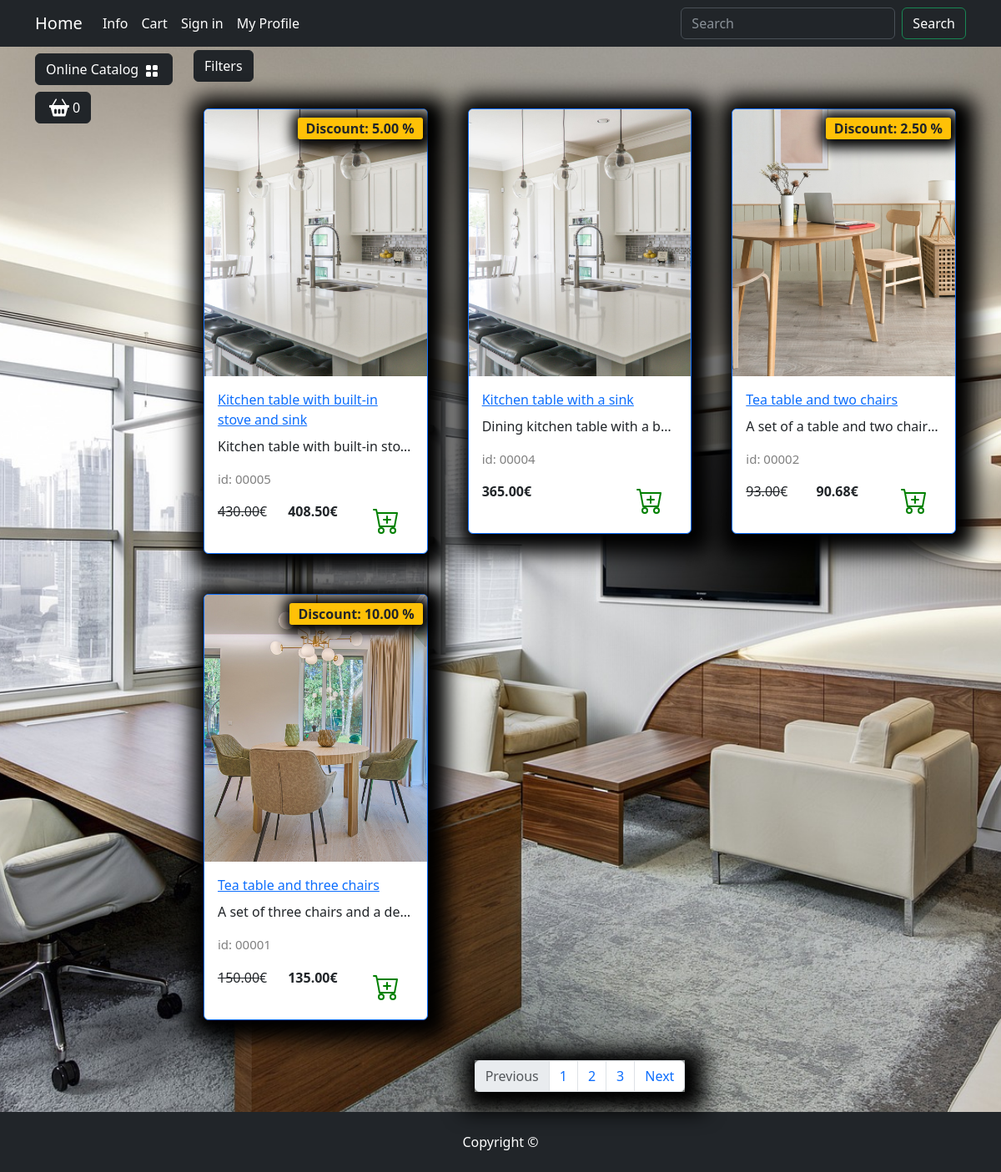
Page /catalog/kitchen/ on the committed database.
### goods/models.py (models this page shows, shortened)
class Product(models.Model):
    name = models.CharField(max_length=150, unique=True)
    slug = models.SlugField(max_length=200, unique=True, blank=True, null=True, verbose_name='URL')
    description = models.TextField(blank=True, null=True)
    image = models.ImageField(upload_to='goods_images', blank=True, null=True)
    price = models.DecimalField(default=0.00, max_digits=7, decimal_places=2)
    discount = models.DecimalField(default=0.00, max_digits=4, decimal_places=2)
    quantity = models.PositiveIntegerField(default=0)
    category = models.ForeignKey(Category, on_delete=models.CASCADE)
    class Meta:
        db_table = 'product'
        verbose_name = 'Product'
        verbose_name_plural = 'Products'
        ordering = ("-id",)
    def display_id(self):
        return f'{self.id:05}'
    def sell_price(self):
        if self.discount:
            result_price = round(self.price - self.price*self.discount/100, 2)
            if result_price <= 0:
                return None
            return result_price
        return self.price

### goods/views.py (the view)
# urls.py: path('catalog/', include('goods.urls', namespace='catalog')),
def catalog(request,category_slug=None):
    if category_slug  == "all-products":
        goods = Product.objects.all()
    else:
        goods = get_list_or_404(Product.objects.filter(category__slug=category_slug))
    return render(request, 'goods/catalog.html',{'goods': goods})

### goods/context_processors.py (called while the page is built)
def categories(request):
    categories = Category.objects.all()
    return {'categories': categories}

### templates/goods/catalog.html (shortened to what this page needs)
{% extends "main/base.html" %}
{% load static %}
{% block content %}
    <div class="row">
        <div class="dropdown mb-2">
            <button class="btn btn-secondary dropdown-toggle btn-dark" type="button" data-bs-toggle="dropdown"
                aria-expanded="false">
                Filters
            </button>
        </div>
        {% for product in goods %}
            <div class="col-lg-4 col-md-6 p-4">
                <div class="card border-primary rounded custom-shadow">
                    {% if product.image %}
                        <img src="{{product.image.url}}" class="card-img-top" alt="{{product.name}}">
                        {% else %}
                            <img src="{% static 'deps/images/Not found image.png' %}" class="card-img-top" alt="...">
                    {% endif %}
                    <div class="card-body">
                        <a href="/catalog/product/{{product.slug}}/">
                            <p class="card-title">{{product.name}}</p>
                        </a>
                        <p class="card-text text-truncate">{{product.description}}</p>
                        <p class="product_id">id: {{product.display_id}}</p>
                        <div class="d-flex justify-content-between">
                            {% if product.discount %}
                                <p><s>{{product.price}}</s>€</p>
                               <p><strong>{{ product.sell_price}}€</strong></p>
                               <span class="badge bg-warning text-dark">Discount: {{product.discount}} %</span>
                            {% else%}
                                <p><strong>{{ product.price}}€</strong></p>
                            {% endif %}
                                <a href="#" class="btn add-to-cart">
                                <img class="mx-1" src="{% static 'deps/icons/cart-plus.svg' %}" alt="Catalog Icon"
                                    width="32" height="32">
                            </a>
                        </div>
                    </div>
                </div>
            </div>
        {% endfor %}
    </div>
    <nav aria-label="Page navigation example">
        <ul class="pagination justify-content-center my-4">
            <div class="custom-shadow d-flex">
                <li class="page-item disabled">
                <a class="page-link">Previous</a>
                </li>
                <li class="page-item"><a class="page-link" href="#">1</a></li>
                <li class="page-item"><a class="page-link" href="#">2</a></li>
                <li class="page-item"><a class="page-link" href="#">3</a></li>
                <li class="page-item">
                <a class="page-link" href="#">Next</a>
                </li>
            </div>
        </ul>
    </nav>
{% endblock content %}
{% block footer %}
<footer class="py-4 bg-dark">
    <div class="container">
        <p class="m-0 text-center text-white">Copyright &copy; </p>
    </div>
</footer>
{% endblock footer %}

### static/deps/css/my_css.css (style rules this page uses)
body { background-image: url("../images/bg-image.jpg"); background-repeat: no-repeat; background-attachment: fixed; background-position: center center; background-size: cover; height: 100%; }
.dropdown-toggle::after { content: none; }
.custom-shadow { box-shadow: 5px 5px 25px 19px #000000; }
.product_id { color: gray; font-size: 15px; }
.badge.bg-warning.text-dark { position: absolute; top: 10px; right: 5px; z-index: 1; padding: 5px 10px; border-radius: 3px; font-size: 1rem; box-shadow: 2px 2px 15px 9px #000000; }

### rows in the picture
Product: image (picture), name "Kitchen table with built-in stove and sink", description "Kitchen table with built-in sto…", display_id "00005", price "430.00", sell_price "408.50", discount "5.00"
Product: image (picture), name "Kitchen table with a sink", description "Dining kitchen table with a b…", display_id "00004", price "365.00"
Product: image (picture), name "Tea table and two chairs", description "A set of a table and two chair…", display_id "00002", price "93.00", sell_price "90.68", discount "2.50"
Product: image (picture), name "Tea table and three chairs", description "A set of three chairs and a de…", display_id "00001", price "150.00", sell_price "135.00", discount "10.00"
